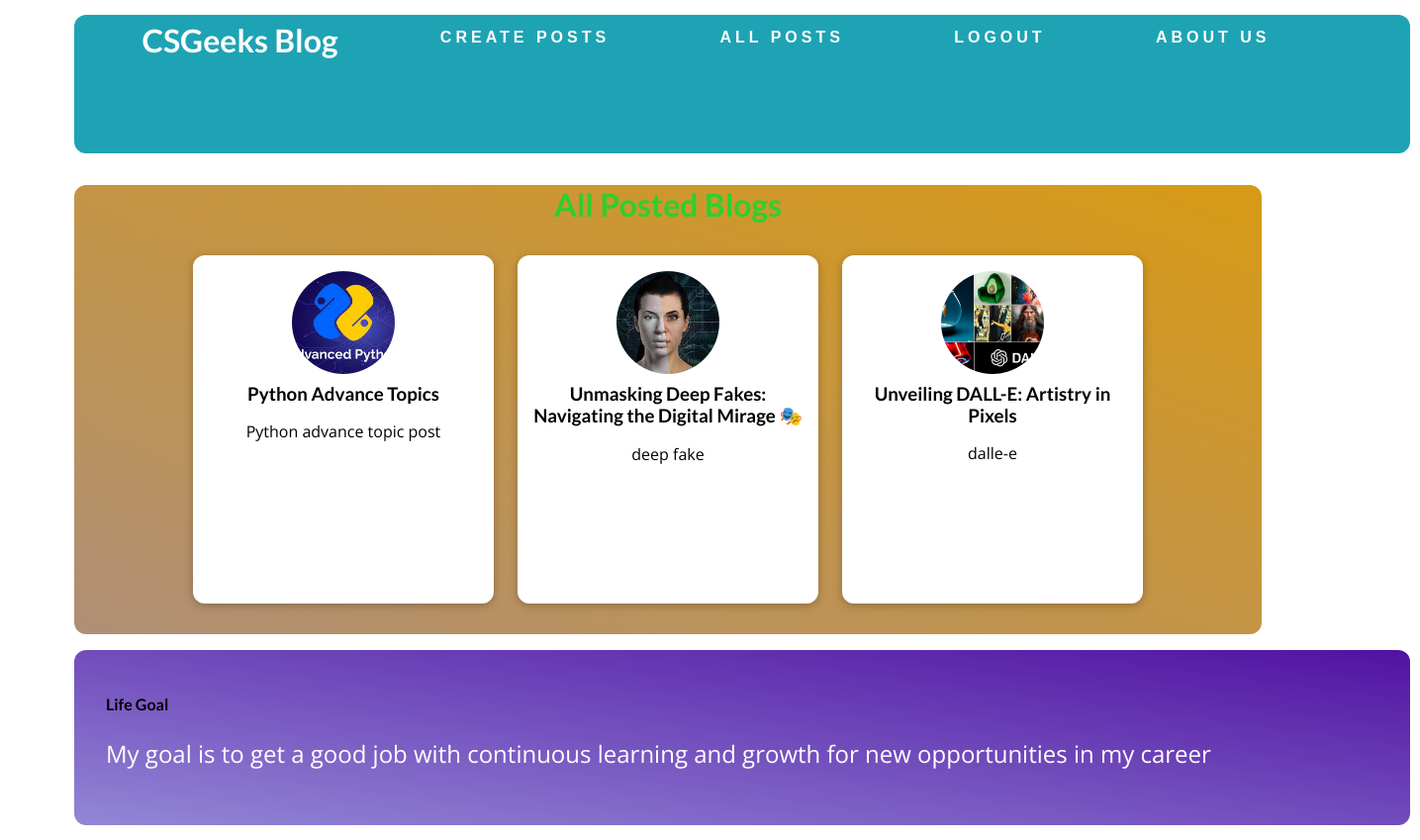
The page /posts (signed in) on the database its author committed.
### my_blog/models.py (models this page shows)
class Post(models.Model):
    title= models.CharField(max_length=150)
    token= models.CharField(max_length=50)
    image=models.ImageField(upload_to="posts",null=True)
    date=models.DateField(auto_now=True)
    slug=models.SlugField(unique=True)
    content=models.TextField(validators=[MinLengthValidator(10)])
    author=models.ForeignKey(User,on_delete=models.CASCADE, null=True)

### my_blog/views.py (the view)
# urls.py: path("posts",views.AllPostView.as_view(),name="posts_page"),
class AllPostView(LoginRequiredMixin, ListView):
    template_name = "my_blog/all_posts.html"
    model = Post
    ordering = ["-date"]
    context_object_name = "all_posts"

### my_blog/templates/my_blog/all_posts.html (shortened to what this page needs)
{% extends "base.html" %}
{% load static %}
{% block css_files %}
    <link rel="stylesheet" href="{% static "my_blog/all_posts.css" %}" />
    <link rel="stylesheet" href="{% static "my_blog/post.css" %}" />
{% endblock %}
{% block content %}
    <div class="content">
        <section id="all-posts">
            <h2>All Posted Blogs</h2>
            <ul>
                {% for post in all_posts %}
                {% include "my_blog/includes/post.html" %}
                {% endfor %}
            </ul>
        </section>
    </div>
{% endblock %}

### my_blog/templates/my_blog/includes/post.html
<li>
    <article class="post">
        <a href="{% url "detail_posts_page" post.slug %}">
            <img src="{{ post.image.url }}" alt="{{post.title}}"/>
            <div class="post_content">
                <h3>{{post.title}}</h3>
                <p>
                    {{post.token}}
                </p>
            </div>
        </a>
    </article>
</li>

### my_blog/static/my_blog/all_posts.css (style rules this page uses)
body { background-color: #ffffff; }
.content { height: fit-content; margin-left:75px; border-radius: 12px; width:1200px; background: linear-gradient(to right top, #af8f76, #d89a15); float:center; padding-bottom: 15px; }
#all-posts { margin: 1rem auto; width: 90%; max-width: 60rem; }
#all-posts h2 { text-align: center; font-size: 2rem; color: #2ecf2e; margin: 2rem 0; }
ul { list-style: none; margin: 0; padding: 0; display: grid; grid-template-columns: repeat(auto-fill, minmax(17rem, 1fr)); gap: 1.5rem; }
.post img { width: 15rem; height: 15rem; }
.post a { height: 22rem; transform-origin: center; box-shadow: 0 2px 8px rgba(0, 0, 0, 0.25); border-radius: 12px; background-color: white; }

### my_blog/static/my_blog/post.css (style rules this page uses)
.post { display: flex; flex-direction: column; align-items: left; text-align: center; }
.post a { text-decoration: none; color: black; transition: all 0.9s ease; padding: 1rem; }
.post img { width: 6.5rem; height: 6.5rem; object-fit: cover; border-radius: 50%; }
.post h3 { margin: 0.25rem 0; }

### static/my_blog/base.css (style rules this page uses)
body { margin:0; padding:0; }
* { box-sizing: border-box; }
html { font-family: 'Open Sans', 'Lato', sans-serif; }
h1, h2, h3 { font-family: 'Lato', sans-serif; font-weight: bold; }

### rows shown on the page
Post: image (picture), title "Python Advance Topics", token "Python advance topic post"
Post: image (picture), title "Unmasking Deep Fakes: Navigating the Digital Mirage 🎭", token "deep fake"
Post: image (picture), title "Unveiling DALL-E: Artistry in Pixels", token "dalle-e"
